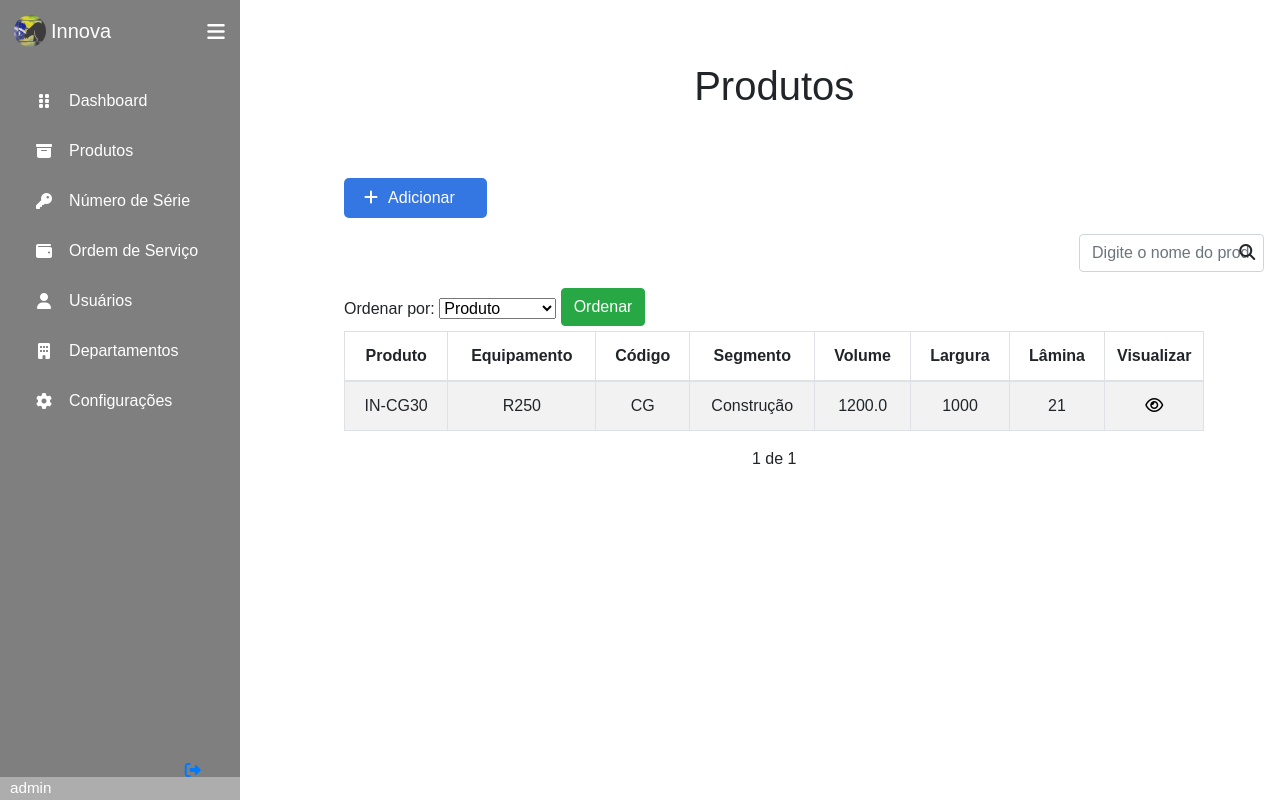
Screenshot of /products/ (signed in) with the database file from the repository.
### produtos/models.py (models this page shows, shortened)
class Produto(models.Model):
    nome = CharField(max_length=30)
    equipamento = CharField(max_length=10)
    capacidade = FloatField()
    largura = IntegerField()
    lamina = IntegerField()
    peso = IntegerField()
    dateCriacao = DateTimeField(auto_now_add=True)
    dateUpdate = DateTimeField(auto_now=True)
    segmento = ForeignKey(Segmento, null=True, on_delete=SET_NULL)
    tipoProduto = ForeignKey(TipoProduto, null=True, on_delete=SET_NULL)
    categoria = ForeignKey(CategoriaProduto, null=True, on_delete=SET_NULL)
    classeAplicacao = ForeignKey(ClasseProduto, null=True, on_delete=SET_NULL)
    responsavel = ForeignKey(Colaborador, null=True, on_delete=SET_NULL)

class TipoProduto(models.Model):
    nome = CharField(max_length=40, unique=True)
    sigla = CharField(max_length=3, unique=True)

class Segmento(models.Model):
    nome = CharField(max_length=20, unique=True)
    sigla = CharField(max_length=20, unique=True)
    def __str__(self):
        return self.nome

### produtos/views.py (the view, shortened to what this page needs)
# urls.py: path('', views.Products, name = 'Home_Products'),
def Products(request):
    search = request.GET.get('search')
    if search:
        products = Produto.objects.filter(nome__icontains = search)
    else:
        productsList = Produto.objects.all().order_by('-dateCriacao')
        order = request.GET.get('order')
        paginator = Paginator(productsList, 20)
        page = request.GET.get('page')
        products = paginator.get_page(page)
    return render(request, 'produtos/Products.html', {'products' : products})

### templates/produtos/Products.html (shortened to what this page needs)
{% extends 'base.html' %}
{% block content %}
    <div class="container title">
        <h1>Produtos</h1>
    </div>
    <div class="offset-1 col-10 add-all-div">
        <a href="{% url 'products:Add_All_Products' %}" class="add-all">
            <div class="col-2 div-add-all">
                <i class="fas fa-plus all"></i>Adicionar
            </div>
        </a>
        {% if products|length > 0 %}
        <div class="col-3 search-div">
            <form method="GET" id="search-form">
                <input class="form-control" type="text" id="search" name="search" placeholder="Digite o nome do produto">
                <i class="fas fa-search" id="search-button"></i>
            </form>
        </div>
        {% endif %}
        {% if products|length > 0 %}
        <form method="GET">
            <label for="order">Ordenar por:</label>
            <select id="order">
                <option label="Produto">Produto</option>
            </select>
            <input type="submit" class="btn btn-success ordenar" id="order" value="Ordenar">
        </form>
        <table class="table table-striped table-hover table-bordered tab-products">
            <thead>
                <tr>
                    <th scope="col">Produto</th>
                    <th scope="col">Equipamento</th>
                    <th scope="col">Código</th>
                    <th scope="col">Segmento</th>
                    <th scope="col">Volume</th>
                    <th scope="col">Largura</th>
                    <th scope="col">Lâmina</th>
                    <th scope="col" class="col-sm-1">Visualizar</th>
                </tr>
            </thead>
            <tbody id="product-table">
                {% for product in products %}
                <tr scope="row">
                    <td>
                        {{product.nome}}
                    </td>
                    <td>
                        {{product.equipamento}}
                    </td>
                    <td>
                        {{product.tipoProduto.sigla}}
                    </td>
                    <td>
                        {{product.segmento}}
                    </td>
                    <td>
                        {{product.capacidade}}
                    </td>
                    <td>
                        {{product.largura}}
                    </td>
                    <td>
                        {{product.lamina}}
                    </td>
                    <td>
                        <a href="{% url 'products:View_Product' product.id %}" class="icon view-product">
                            <div class="col">
                                <i class="far fa-eye"></i>
                            </div>
                        </a>
                    </td>
                </tr>
                {% endfor %}
            </tbody>
        </table>
        {% else %}
            <div class="sem-produtos">
                Nenhum produto cadastrado!
            </div>
        {% endif %}
        <div class="pagination">
            <span class="step-links">
                {% if products.paginator.num_pages %}
                <span class="current">
                    {{products.number}} de {{products.paginator.num_pages}}
                </span>
                {% endif %}
            </span>
        </div>
    </div>
{% endblock %}

### templates/base.html (shortened to what this page needs)
{% load static %}
<!DOCTYPE html>
<html lang="pt-br">
<head>
    <link rel="stylesheet" href="{% static 'css/style.css' %}">
    <link rel="stylesheet" href="{% static 'css/bs/bootstrap.css' %}">
</head>
<body>
    {% if user.is_authenticated %}
    <div class="sidebar">
        <div class="logo_content">
            <div class="logo">
                <img src="{% static 'img/logo-base.png' %}" class="img-base"/>
                <div class="logo_name">Innova</div>
            </div>
            <i class="fas fa-bars" id="btn-menu"></i>
        </div>
        <ul class="nav_list">
            <li>
                <a href="{%url 'main:Home_Main'%}">
                    <i class="fas fa-grip-vertical"></i>
                    <span class="link_name">Dashboard</span>
                </a>
            </li>
            <li>
                <a href="{%url 'products:Home_Products'%}">
                    <i class="fas fa-archive"></i>
                    <span class="link_name">Produtos</span>
                </a>
            </li>
            <li>
                <a href="{%url 'products:Serial_Number'%}">
                    <i class="fas fa-key"></i>
                    <span class="link_name">Número de Série</span>
                </a>
            </li>
            <li>
                <a href="{% url 'workOrder:Home_WorkOrder' %}">
                    <i class="fas fa-wallet"></i>
                    <span class="link_name">Ordem de Serviço</span>
                </a>
            </li>
            <li>
                <a href="{%url 'colaborators:Home_Colaborator'%}">
                    <i class="fas fa-user"></i>
                    <span class="link_name">Usuários</span>
                </a>
            </li>
            <li>
                <a href="{%url 'departments:Home_Departments'%}">
                    <i class="fas fa-building"></i>
                    <span class="link_name">Departamentos</span>
                </a>
            </li>
            <li>
                <a href="#">
                    <i class="fas fa-cog"></i>
                    <span class="link_name">Configurações</span>
                </a>
            </li>
        </ul>
        <div class="profile_content">
            <div class="profile">
                <div class="profile_details">
                    <div class="name_job">
                        <div class="name">{{ user.username }}</div>
                    </div>
                </div>
                <a href="{%url 'logout'%}">
                    <i class="fas fa-sign-out-alt" id="logout"></i>
                </a>
            </div>
        </div>
    </div>
    {% endif %}
    <div class="home_content">
        {% block content %}
        {% endblock %}
    </div>
</body>
</html>

### static/css/style.css (style rules this page uses)
* { margin: 0; padding: 0; box-sizing: border-box; font-family: sans-serif; }
body { position: relative; min-height: 100vh; width: 100%; overflow: auto; }
.sidebar { position: fixed; top: 0; left: 0; height: 100%; width: 15em; background: #7F7F7F; padding: 0.37em 0.88em; }
.sidebar .logo_content .logo { color: #fff; display: flex; height: 3.13em; width: 100%; align-items: center; }
.logo_content .img-base { border-radius: 50%; margin-right: 0.31em; }
.logo_content .logo .logo_name { font-size: 1.25em; font-weight: 400; }
.sidebar #btn-menu { position: absolute; color: #fff; left: 90%; top: 0.37em; font-size: 1.25em; height: 3.13em; width: 3.13em; text-align: center; line-height: 2.5em; transform: translateX(-50%); }
.sidebar ul { margin-top: 1.25em; }
.sidebar ul li { position: relative; height: 3.13em; width: 100%; margin: 0 0.31em; list-style: none; line-height: 3.13em; }
.sidebar ul li a { color: #fff; display: flex; align-items: center; text-decoration: none; transition: all 0.4s ease; border-radius: 0.75em; }
.sidebar ul li a i { height: 3.13em; min-width: 3.13em; border-radius: 0.75em; line-height: 3.13em; text-align: center; }
.sidebar .profile_content { position: absolute; color: #fff; bottom: 0; left: 0; width: 100%; }
.profile_content .profile .profile_details { display: flex; align-items: center; background: #ADADAD; }
.profile .profile_details .name_job { margin-left: 0.63em; }
.profile .profile_details .name { font-size: 0.95em; font-weight: 400; }
.profile #logout { position: absolute; left: 88%; bottom: 0.31em; transform: translateX(-50%); min-width: 3.3em; line-height: 3.13em; font-size: 1.25; border-radius: 0.75em; }
.home_content { top: 2em; position: absolute; height: 95%; width: 84%; left: 15em; }
.title { font-size: 1.5em !important; padding: 30px; position: relative; text-align: center; }
h1 { padding-bottom: 0.75em; }
.add-all { position: relative; text-decoration: none !important; margin-right: -0.3em; width: 5em; }
.div-add-all { background-color: #3476e2; cursor: pointer; display: inline-block; color: #fff; padding: 0.5em; border-radius: 0.31em; }
.fas.fa-plus.all { color: #fff; margin-right: 0.63em; margin-left: 0.31em; }
.fas.fa-search { position: absolute; cursor: pointer; top:0.6em; right: 1.5em; }
.search-div { padding: 0; margin-top: 1em; margin-left: 45em; margin-bottom: 1em; display: inline-block; }
.ordenar { margin-bottom: 0.31em !important; }
.table { text-align: center; margin-right: 0; }
.icon.view-product { color: #000; }
.step-links { position: relative; margin-left: auto; margin-right: auto; }
.step-links .current { margin-right: 5px; margin-left: 5px; }
.btn.btn-success { margin-bottom: 3em; }

### rows the page displays
Produto: nome "IN-CG30", equipamento "R250", tipoProduto.sigla "CG", segmento "Construção", capacidade "1200.0", largura "1000", lamina "21"

### other values shown
{{ user.username }} "admin"
{{ products.number }} "1"
{{ products.paginator.num_pages }} "1"
